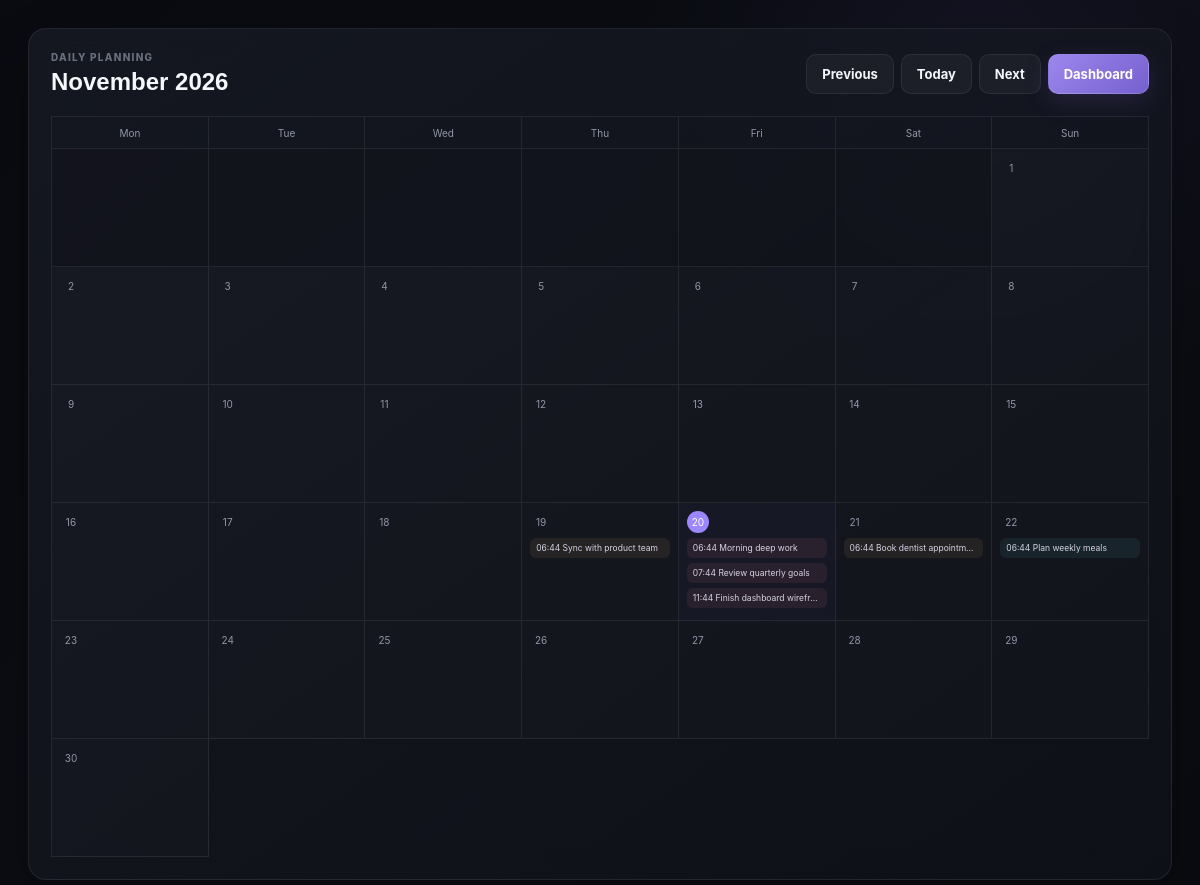
/calendar.php (signed in), run on the app's committed database.
### tables this page shows
CREATE TABLE tasks (
  id BIGINT UNSIGNED NOT NULL AUTO_INCREMENT,
  user_id BIGINT UNSIGNED NOT NULL,
  title VARCHAR(180) NOT NULL,
  description TEXT NULL,
  status ENUM('todo', 'in_progress', 'completed', 'archived') NOT NULL DEFAULT 'todo',
  priority ENUM('low', 'medium', 'high', 'urgent') NOT NULL DEFAULT 'medium',
  category VARCHAR(60) NOT NULL DEFAULT 'Personal',
  due_at DATETIME NULL,
  recurrence ENUM('none', 'daily', 'weekly', 'monthly') NOT NULL DEFAULT 'none',
  next_recurrence_at DATETIME NULL,
  completed_at DATETIME NULL,
  created_at TIMESTAMP NOT NULL DEFAULT CURRENT_TIMESTAMP,
  updated_at TIMESTAMP NOT NULL DEFAULT CURRENT_TIMESTAMP ON UPDATE CURRENT_TIMESTAMP,
  PRIMARY KEY (id),
  KEY idx_tasks_user_status (user_id, status),
  KEY idx_tasks_due_at (due_at),
  CONSTRAINT fk_tasks_user FOREIGN KEY (user_id) REFERENCES users(id) ON DELETE CASCADE ON UPDATE CASCADE
);

### calendar.php (the view, shortened to what this page needs)
<?php
$pdo = Database::getInstance()->connection();
$userId = (int) $_SESSION['user_id'];
$month = isset($_GET['month']) && preg_match('/^\d{4}-\d{2}$/', (string) $_GET['month'])
    ? (string) $_GET['month'] : date('Y-m');
$first = new DateTimeImmutable($month . '-01');
$daysInMonth = (int) $first->format('t');
$offset = (int) $first->format('N') - 1;
$statement = $pdo->prepare(
    'SELECT id, title, status, priority, category, due_at
     FROM tasks
     WHERE user_id = :user_id AND due_at >= :start AND due_at < :end
     ORDER BY due_at ASC'
);
$statement->execute([
    'user_id' => $userId,
    'start' => $first->format('Y-m-d 00:00:00'),
    'end' => $first->modify('+1 month')->format('Y-m-d 00:00:00'),
]);
$tasksByDay = [];
foreach ($statement->fetchAll() as $task) {
    $day = (int) date('j', strtotime($task['due_at']));
    $tasksByDay[$day][] = $task;
}
$previous = $first->modify('-1 month')->format('Y-m');
$next = $first->modify('+1 month')->format('Y-m');
?>
<!doctype html>
<html lang="en">
<head>
  <link rel="stylesheet" href="/personal-os/public/css/style.css">
</head>
<body>
  <main class="calendar-shell">
    <section class="glass-panel calendar-card">
      <div class="panel-heading calendar-heading">
        <div><p class="eyebrow">Daily planning</p><h1><?= htmlspecialchars($first->format('F Y')) ?></h1></div>
        <div class="calendar-actions">
          <a class="secondary-button" href="/personal-os/calendar.php?month=<?= $previous ?>">Previous</a>
          <a class="secondary-button" href="/personal-os/calendar.php?month=<?= date('Y-m') ?>">Today</a>
          <a class="secondary-button" href="/personal-os/calendar.php?month=<?= $next ?>">Next</a>
          <a class="primary-button" href="/personal-os/">Dashboard</a>
        </div>
      </div>
      <div class="calendar-grid">
        <?php foreach (['Mon', 'Tue', 'Wed', 'Thu', 'Fri', 'Sat', 'Sun'] as $name): ?>
          <div class="calendar-weekday"><?= $name ?></div>
        <?php endforeach; ?>
        <?php for ($i = 0; $i < $offset; $i++): ?><div class="calendar-day muted-day"></div><?php endfor; ?>
        <?php for ($day = 1; $day <= $daysInMonth; $day++): ?>
          <div class="calendar-day <?= $day === (int) date('j') && $month === date('Y-m') ? 'today' : '' ?>" data-date="<?= htmlspecialchars($month . '-' . str_pad((string) $day, 2, '0', STR_PAD_LEFT)) ?>">
            <span class="day-number"><?= $day ?></span>
            <?php foreach ($tasksByDay[$day] ?? [] as $task): ?>
              <a class="calendar-task priority-<?= htmlspecialchars($task['priority']) ?>" data-task-id="<?= (int) $task['id'] ?>" draggable="true" href="/personal-os/#tasks">
                <?= htmlspecialchars(date('H:i', strtotime($task['due_at']))) ?> <?= htmlspecialchars($task['title']) ?>
              </a>
            <?php endforeach; ?>
          </div>
        <?php endfor; ?>
      </div>
    </section>
  </main>
</body>
</html>

### public/css/style.css (style rules this page uses)
:root { --bg: #090b10; --panel: rgba(20, 23, 32, 0.78); --panel-strong: rgba(24, 27, 38, 0.94); --border: rgba(255, 255, 255, 0.075); --border-bright: rgba(255, 255, 255, 0.13); --text: #f5f7fb; --muted: #9298a8; --muted-2: #696f7d; --violet: #9d87ff; --violet-strong: #7c64ed; --cyan: #57c8cf; --amber: #e9b86c; --rose: #d98ba3; --green: #69caa1; --danger: #ef7b86; --sidebar-width: 238px; --radius: 18px; --shadow: 0 18px 50px rgba(0, 0, 0, 0.24); }
* { box-sizing: border-box; }
html { scroll-behavior: smooth; }
body { margin: 0; min-height: 100vh; overflow-x: hidden; background: radial-gradient(circle at 82% 8%, rgba(111, 88, 198, 0.09), transparent 21rem), linear-gradient(135deg, #090b10 0%, #0b0d13 54%, #090b10 100%); color: var(--text); font-family: Inter, "Segoe UI", Arial, sans-serif; -webkit-font-smoothing: antialiased; }
button, a { -webkit-tap-highlight-color: transparent; }
.eyebrow { margin: 0; color: var(--muted-2); font-size: 10px; font-weight: 800; letter-spacing: 1.25px; text-transform: uppercase; }
.primary-button, .secondary-button { height: 40px; border-radius: 10px; padding: 0 15px; font-size: 13px; font-weight: 750; transition: 180ms ease; }
.primary-button { border: 1px solid rgba(255,255,255,.11); background: linear-gradient(135deg, #9b87ed, #7660cf); color: white; box-shadow: 0 8px 24px rgba(116, 95, 201, .18); }
.secondary-button { border: 1px solid var(--border); background: rgba(255,255,255,.04); color: var(--text); }
.glass-panel { border: 1px solid var(--border); border-radius: var(--radius); background: linear-gradient(145deg, rgba(23,26,36,.82), rgba(16,18,26,.78)); box-shadow: var(--shadow); backdrop-filter: blur(18px); }
.glass-panel { transition: border-color 180ms ease, transform 180ms ease, box-shadow 180ms ease; }
.panel-heading { display: flex; align-items: center; justify-content: space-between; }
.priority-high, .priority-urgent { background: rgba(239,123,134,.09); color: #df8e96; }
.priority-medium { background: rgba(233,184,108,.08); color: #d0ac75; }
.priority-low { background: rgba(87,200,207,.08); color: #78b8bc; }
.calendar-task[draggable="true"] { cursor: grab; }
.calendar-shell { min-height: 100vh; padding: 28px; }
.calendar-card { max-width: 1250px; margin: 0 auto; padding: 22px; }
.calendar-heading h1 { margin: 5px 0 0; font: 800 24px "Manrope", sans-serif; }
.calendar-actions { display: flex; gap: 7px; }
.calendar-actions .secondary-button, .calendar-actions .primary-button { display: inline-grid; place-items: center; text-decoration: none; }
.calendar-grid { display: grid; grid-template-columns: repeat(7, minmax(0,1fr)); margin-top: 20px; border-top: 1px solid var(--border); border-left: 1px solid var(--border); }
.calendar-weekday { height: 32px; display: grid; place-items: center; border-right: 1px solid var(--border); border-bottom: 1px solid var(--border); color: var(--muted); font-size: 10px; }
.calendar-day { min-height: 118px; padding: 8px; border-right: 1px solid var(--border); border-bottom: 1px solid var(--border); background: rgba(255,255,255,.012); }
.calendar-day.today { background: rgba(157,135,255,.045); }
.muted-day { background: rgba(0,0,0,.08); }
.day-number { display: grid; width: 22px; height: 22px; place-items: center; border-radius: 50%; color: var(--muted); font-size: 10px; }
.today .day-number { background: var(--violet); color: white; }
.calendar-task { display: block; overflow: hidden; margin-top: 5px; border-radius: 6px; padding: 5px 6px; color: #d7d4e5; text-decoration: none; text-overflow: ellipsis; white-space: nowrap; font-size: 8.5px; }

### data on the page
tasks: due_at "06:44", title "Sync with product team"
tasks: due_at "06:44", title "Morning deep work"
tasks: due_at "07:44", title "Review quarterly goals"
tasks: due_at "11:44", title "Finish dashboard wirefr…"
tasks: due_at "06:44", title "Book dentist appointment"
tasks: due_at "06:44", title "Plan weekly meals"

### other printed values
$first->format('F Y') "November 2026"
$name "Mon"
$name "Tue"
$name "Wed"
$name "Thu"
$name "Fri"
$name "Sat"
$name "Sun"
